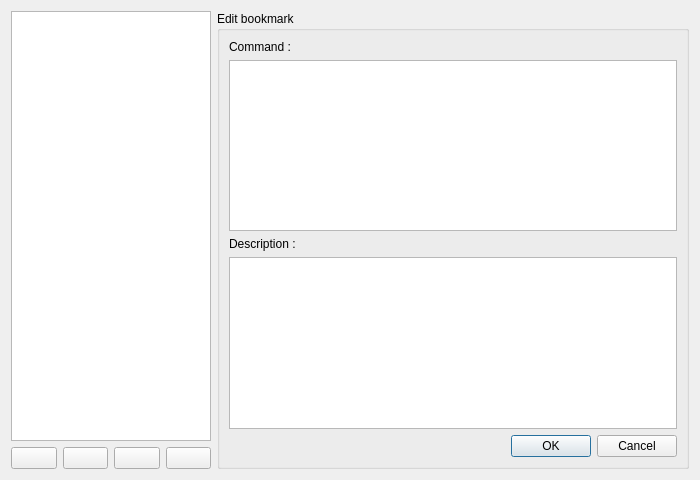
<?xml version="1.0" encoding="UTF-8"?>
<ui version="4.0">
 <class>EditBookmarksWindow</class>
 <widget class="QDialog" name="EditBookmarksWindow">
  <property name="windowModality">
   <enum>Qt::WindowModal</enum>
  </property>
  <property name="geometry">
   <rect>
    <x>0</x>
    <y>0</y>
    <width>700</width>
    <height>480</height>
   </rect>
  </property>
  <property name="windowTitle">
   <string>Manage bookmarks</string>
  </property>
  <property name="windowIcon">
   <iconset resource="../../ressources/ressources.qrc">
    <normaloff>:/img/Bookmark_32.png</normaloff>:/img/Bookmark_32.png</iconset>
  </property>
  <layout class="QHBoxLayout" name="horizontalLayout">
   <item>
    <layout class="QVBoxLayout" name="verticalLayout">
     <item>
      <widget class="QListWidget" name="lwBookmarks">
       <property name="maximumSize">
        <size>
         <width>200</width>
         <height>16777215</height>
        </size>
       </property>
      </widget>
     </item>
     <item>
      <layout class="QHBoxLayout" name="horizontalLayout_2">
       <item>
        <widget class="QPushButton" name="pbAddBookmark">
         <property name="maximumSize">
          <size>
           <width>50</width>
           <height>16777215</height>
          </size>
         </property>
         <property name="toolTip">
          <string>Add a new bookmark</string>
         </property>
         <property name="icon">
          <iconset resource="../../ressources/ressources.qrc">
           <normaloff>:/img/Plus-32.png</normaloff>:/img/Plus-32.png</iconset>
         </property>
        </widget>
       </item>
       <item>
        <widget class="QPushButton" name="pbDelBookmark">
         <property name="maximumSize">
          <size>
           <width>50</width>
           <height>16777215</height>
          </size>
         </property>
         <property name="toolTip">
          <string>Delete the selected bookmark</string>
         </property>
         <property name="icon">
          <iconset resource="../../ressources/ressources.qrc">
           <normaloff>:/img/Cross-32.png</normaloff>:/img/Cross-32.png</iconset>
         </property>
        </widget>
       </item>
       <item>
        <widget class="QPushButton" name="pbImport">
         <property name="maximumSize">
          <size>
           <width>50</width>
           <height>16777215</height>
          </size>
         </property>
         <property name="toolTip">
          <string>Import bookmarks</string>
         </property>
         <property name="icon">
          <iconset resource="../../ressources/ressources.qrc">
           <normaloff>:/img/Down_32.png</normaloff>:/img/Down_32.png</iconset>
         </property>
        </widget>
       </item>
       <item>
        <widget class="QPushButton" name="pbExport">
         <property name="maximumSize">
          <size>
           <width>50</width>
           <height>16777215</height>
          </size>
         </property>
         <property name="toolTip">
          <string>Export bookmarks</string>
         </property>
         <property name="icon">
          <iconset resource="../../ressources/ressources.qrc">
           <normaloff>:/img/Up-32.png</normaloff>:/img/Up-32.png</iconset>
         </property>
        </widget>
       </item>
      </layout>
     </item>
    </layout>
   </item>
   <item>
    <widget class="QGroupBox" name="GroupBox">
     <property name="title">
      <string>Edit bookmark</string>
     </property>
     <layout class="QVBoxLayout" name="verticalLayout_2">
      <item>
       <widget class="QLabel" name="label">
        <property name="text">
         <string>Command :</string>
        </property>
       </widget>
      </item>
      <item>
       <widget class="QPlainTextEdit" name="pteCommand"/>
      </item>
      <item>
       <widget class="QLabel" name="label_2">
        <property name="text">
         <string>Description :</string>
        </property>
       </widget>
      </item>
      <item>
       <widget class="QPlainTextEdit" name="pteDescription"/>
      </item>
      <item>
       <widget class="QDialogButtonBox" name="buttonBox">
        <property name="standardButtons">
         <set>QDialogButtonBox::Cancel|QDialogButtonBox::Ok</set>
        </property>
       </widget>
      </item>
     </layout>
    </widget>
   </item>
  </layout>
 </widget>
 <resources>
  <include location="../../ressources/ressources.qrc"/>
 </resources>
 <connections>
  <connection>
   <sender>buttonBox</sender>
   <signal>rejected()</signal>
   <receiver>EditBookmarksWindow</receiver>
   <slot>close()</slot>
   <hints>
    <hint type="sourcelabel">
     <x>592</x>
     <y>111</y>
    </hint>
    <hint type="destinationlabel">
     <x>349</x>
     <y>239</y>
    </hint>
   </hints>
  </connection>
  <connection>
   <sender>buttonBox</sender>
   <signal>accepted()</signal>
   <receiver>EditBookmarksWindow</receiver>
   <slot>accept()</slot>
   <hints>
    <hint type="sourcelabel">
     <x>553</x>
     <y>111</y>
    </hint>
    <hint type="destinationlabel">
     <x>349</x>
     <y>239</y>
    </hint>
   </hints>
  </connection>
 </connections>
</ui>
